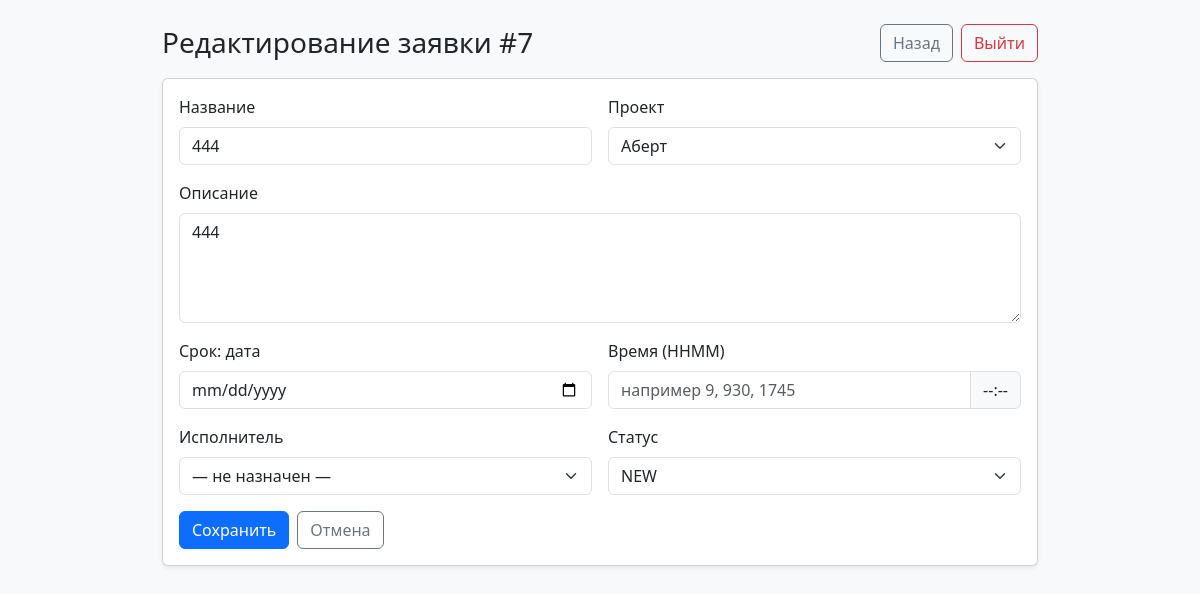
Page /web/tickets/7/edit (signed in) on the committed database.
### main.py (models this page shows)
class Base(DeclarativeBase):
    pass

class Ticket(Base):
    __tablename__ = "tickets"
    id: Mapped[int] = mapped_column(primary_key=True)
    title: Mapped[str] = mapped_column(String(255))
    description: Mapped[Optional[str]] = mapped_column(Text, default=None)
    deadline: Mapped[Optional[datetime]] = mapped_column(DateTime, default=None)
    status: Mapped[TicketStatus] = mapped_column(SAEnum(TicketStatus), default=TicketStatus.new, index=True)
    project_id: Mapped[int] = mapped_column(ForeignKey("projects.id"), index=True)
    executor_id: Mapped[Optional[int]] = mapped_column(ForeignKey("users.id"), index=True, default=None)
    created_by: Mapped[int] = mapped_column(ForeignKey("users.id"), index=True)
    created_at: Mapped[datetime] = mapped_column(DateTime, default=datetime.utcnow)

class Project(Base):
    __tablename__ = "projects"
    id: Mapped[int] = mapped_column(primary_key=True)
    name: Mapped[str] = mapped_column(String(255), unique=True, index=True)
    description: Mapped[Optional[str]] = mapped_column(Text, default=None)

### main.py (the view)
@app.get("/web/tickets/{ticket_id}/edit")
def web_edit_ticket_page(ticket_id: int, request: Request, db: Session = Depends(get_db), user: User = Depends(get_current_user)):
    t = db.get(Ticket, ticket_id)
    if not t:
        raise HTTPException(404, "Ticket not found")
    if user.role == Role.curator:
        can_edit_full = True
    elif user.role == Role.executor and (t.executor_id == user.id or t.created_by == user.id):
        can_edit_full = True
    else:
        raise HTTPException(403, "Forbidden")
    projects = db.query(Project).order_by(Project.id.desc()).all()
    executors = db.query(User).filter(User.role == Role.executor).order_by(User.id.desc()).all()
    deadline_date = None
    deadline_time4 = None
    if t.deadline:
        deadline_date = t.deadline.strftime("%Y-%m-%d")
        deadline_time4 = t.deadline.strftime("%H%M")
    return templates.TemplateResponse(
        "ticket_edit.html",
        {
            "request": request,
            "t": t,
            "projects": projects,
            "executors": executors,
            "can_edit_full": can_edit_full,
            "deadline_date": deadline_date,
            "deadline_time4": deadline_time4,
            "error": None,
        },
    )

### templates/ticket_edit.html (shortened to what this page needs)
<!doctype html>
<html>
<head>
  <link href="https://cdn.jsdelivr.net/npm/bootstrap@5.3.3/dist/css/bootstrap.min.css" rel="stylesheet">
</head>
<body class="bg-light">
  <div class="container py-4" style="max-width: 900px;">
    <div class="d-flex justify-content-between align-items-center mb-3">
      <h3 class="mb-0">Редактирование заявки #{{ t.id }}</h3>
      <div class="d-flex gap-2">
        <a class="btn btn-outline-secondary" href="/web">Назад</a>
        <a class="btn btn-outline-danger" href="/web/logout">Выйти</a>
      </div>
    </div>
    <div class="card shadow-sm">
      <div class="card-body">
        <form method="post" action="/web/tickets/{{ t.id }}/edit" class="row g-3">
          {% if can_edit_full %}
            <div class="col-12 col-md-6">
              <label class="form-label">Название</label>
              <input name="title" class="form-control" value="{{ t.title }}" required />
            </div>
            <div class="col-12 col-md-6">
              <label class="form-label">Проект</label>
              <select name="project_id" class="form-select" required>
                {% for p in projects %}
                  <option value="{{ p.id }}" {% if p.id == t.project_id %}selected{% endif %}>{{ p.name }}</option>
                {% endfor %}
              </select>
            </div>
          {% endif %}
          <div class="col-12">
            <label class="form-label">Описание</label>
            <textarea name="description" class="form-control" rows="4">{{ t.description or "" }}</textarea>
          </div>
          <div class="col-12 col-md-6">
            <label class="form-label">Срок: дата</label>
            <input id="deadline_date" name="deadline_date" type="date" class="form-control" />
          </div>
          <div class="col-12 col-md-6">
            <label class="form-label">Время (HHMM)</label>
            <div class="input-group">
              <input id="deadline_time4" name="deadline_time4" class="form-control" inputmode="numeric" maxlength="4" placeholder="например 9, 930, 1745" />
              <span class="input-group-text" id="deadline_time_pretty">--:--</span>
            </div>
          </div>
          {% if can_edit_full %}
            <div class="col-12 col-md-6">
              <label class="form-label">Исполнитель</label>
              <select name="executor_id" class="form-select">
                <option value="">— не назначен —</option>
              </select>
            </div>
            <div class="col-12 col-md-6">
              <label class="form-label">Статус</label>
              <select name="status" class="form-select">
                <option value="NEW" {% if t.status == "NEW" %}selected{% endif %}>NEW</option>
              </select>
            </div>
          {% endif %}
          <div class="col-12 d-flex gap-2">
            <button class="btn btn-primary">Сохранить</button>
            <a class="btn btn-outline-secondary" href="/web">Отмена</a>
          </div>
        </form>
      </div>
    </div>
  </div>
</body>
</html>

### rows in the picture
Ticket: id "7", title "444", project_id "Аберт", description "444", status "NEW"
